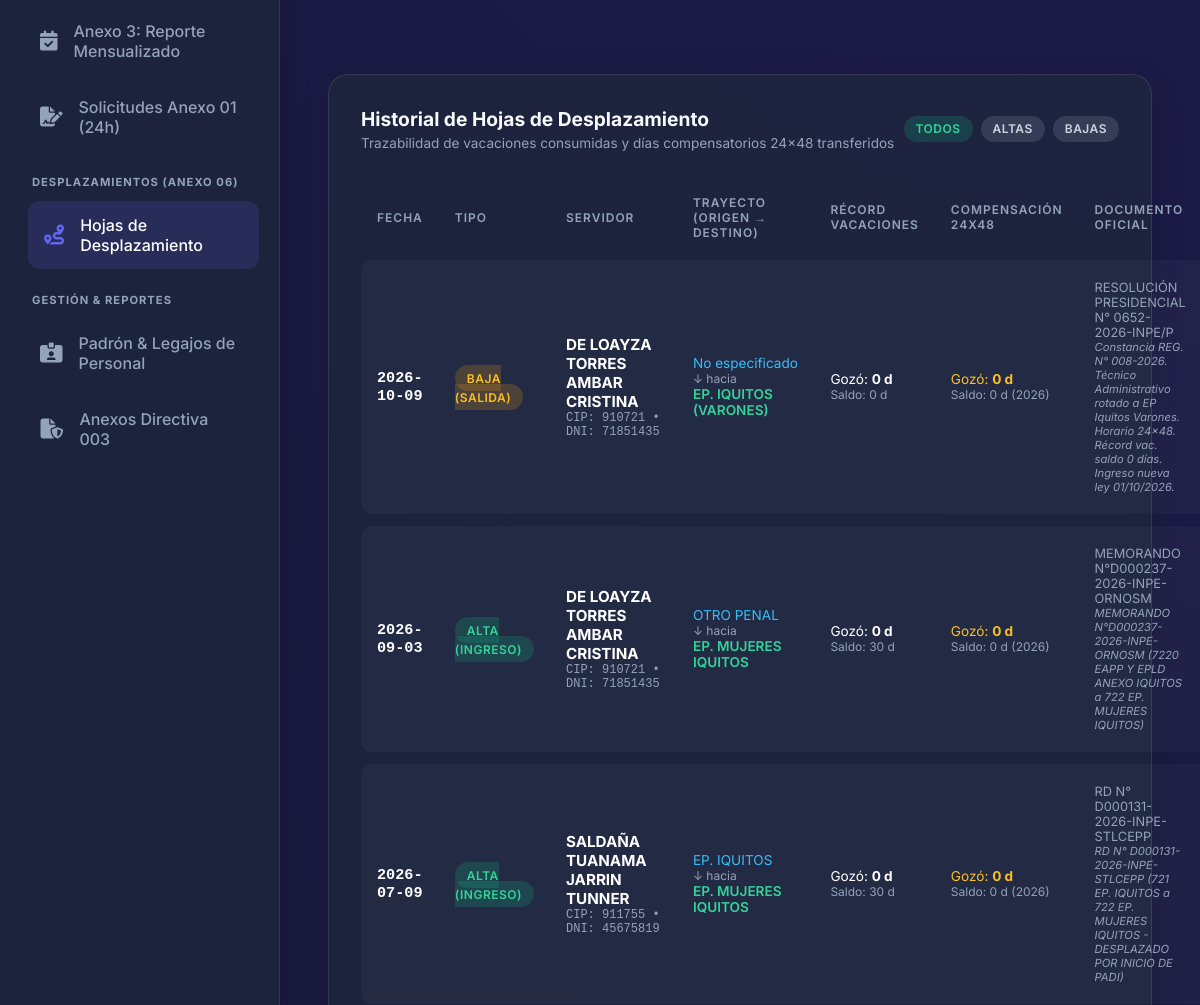
The app's page /desplazamientos/ (middle part), older data.
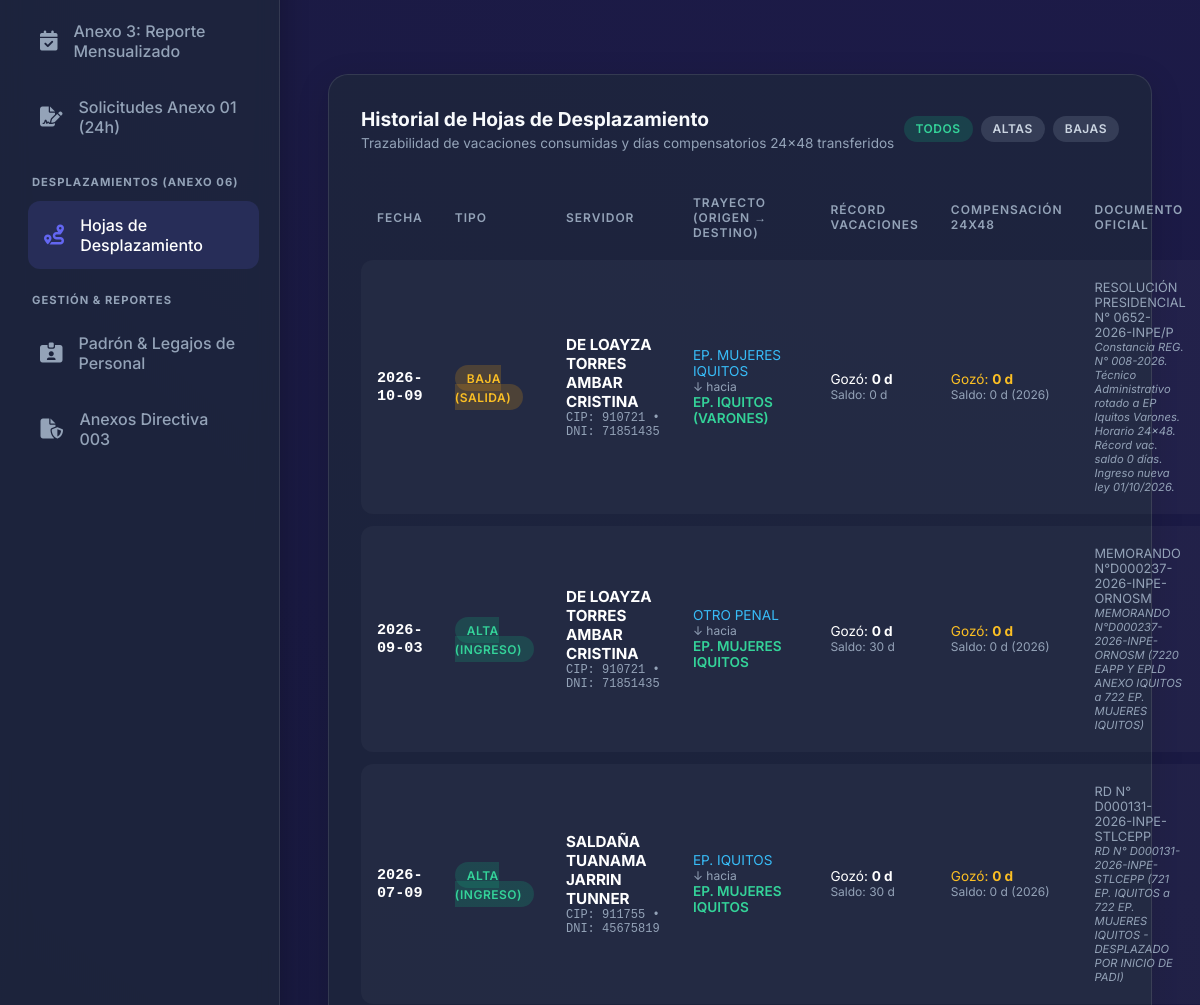
The same page, newer data.
### tables this page shows
CREATE TABLE desplazamientos_personal (
            id_desplazamiento INTEGER PRIMARY KEY AUTOINCREMENT,
            id_empleado INTEGER NOT NULL,
            tipo_movimiento TEXT NOT NULL CHECK(tipo_movimiento IN ('ALTA_RECEPCION', 'BAJA_SALIDA')),
            
            id_establecimiento_origen INTEGER,
            id_establecimiento_destino INTEGER,
            nombre_origen_ext TEXT,
            nombre_destino_ext TEXT,
            
            fecha_desplazamiento DATE NOT NULL,
            fecha_presentacion_eepp DATE,
            documento_oficial TEXT NOT NULL,
            
            -- Récord Vacacional transferido (Año 2026 / Período)
            vacaciones_periodo TEXT DEFAULT '2025-2026',
            vacaciones_gozadas_origen INTEGER DEFAULT 0,
            vacaciones_saldo_origen INTEGER DEFAULT 30,
            
            -- Récord de Compensación 24x48 (Año Fiscal 2026)
            comp_anio_fiscal INTEGER DEFAULT 2026,
            comp_ganadas_origen INTEGER DEFAULT 0,
            comp_gozadas_origen INTEGER DEFAULT 0,
            comp_saldo_origen INTEGER DEFAULT 0,
            
            observaciones TEXT,
            estado TEXT DEFAULT 'REGISTRADO',
            created_at TIMESTAMP DEFAULT CURRENT_TIMESTAMP, numero_constancia_oficial VARCHAR(100),
            FOREIGN KEY (id_empleado) REFERENCES empleados(id_empleado)
        );

CREATE TABLE empleados (
    id_empleado INTEGER PRIMARY KEY AUTOINCREMENT,
    codigo_servidor VARCHAR(20) UNIQUE NOT NULL, -- Ej: '099132', '103097'
    dni VARCHAR(15) UNIQUE,                      -- DNI (8 dígitos)
    apellidos_nombres VARCHAR(200) NOT NULL,
    created_at TIMESTAMP DEFAULT CURRENT_TIMESTAMP
, grupo_guardia_default INTEGER DEFAULT 1, sexo TEXT, fecha_nacimiento DATE, correo TEXT, id_regimen INTEGER, regimen_nombre TEXT, nivel TEXT, cargo_estructural TEXT, estado_laboral TEXT, modalidad_laboral TEXT, direccion_oficina TEXT, jefatura_area TEXT, cargo_funcion TEXT, area_clasificacion TEXT, horario_laboral TEXT, fecha_ingreso_eepp DATE, resolucion_documento TEXT, observaciones TEXT, fecha_ingreso_inpe DATE);

### app/modules/desplazamientos/router.py (the view)
@router.get("", response_class=HTMLResponse)
@router.get("/", response_class=HTMLResponse)
async def ver_desplazamientos(request: Request, tipo: str = None):
    movimientos = DesplazamientoRepository.listar_desplazamientos(tipo)
    total_altas = sum(1 for m in movimientos if m["tipo_movimiento"] == "ALTA_RECEPCION")
    total_bajas = sum(1 for m in movimientos if m["tipo_movimiento"] == "BAJA_SALIDA")
    return templates.TemplateResponse(
        request=request,
        name="desplazamientos/lista.html",
        context={
            "movimientos": movimientos,
            "tipo_filtro": tipo,
            "total_altas": total_altas,
            "total_bajas": total_bajas,
            "total_movimientos": len(movimientos)
        }
    )

### app/templates/desplazamientos/lista.html (shortened to what the changed rows need)
{% extends "base.html" %}
{% block content %}
<div style="display: flex; flex-direction: column; gap: 2rem;">
    <div class="table-container">
        {% if movimientos|length == 0 %}
        <div style="padding: 3rem 1rem; text-align: center; color: var(--text-muted);">
            <i class="fa-solid fa-folder-open" style="font-size: 3rem; margin-bottom: 1rem; opacity: 0.4;"></i>
            <p>No se encontraron movimientos registrados en este criterio.</p>
        </div>
        {% else %}
        <table class="data-table">
            <thead>
                <tr>
                    <th>Fecha</th>
                    <th>Tipo</th>
                    <th>Servidor</th>
                    <th>Trayecto (Origen &rarr; Destino)</th>
                    <th>Récord Vacaciones</th>
                    <th>Compensación 24x48</th>
                    <th>Documento Oficial</th>
                </tr>
            </thead>
            <tbody>
                {% for m in movimientos %}
                <tr>
                    <td style="font-family: monospace; font-weight: 600; color: #fff;">{{ m.fecha_desplazamiento }}</td>
                    <td>
                        {% if m.tipo_movimiento == 'ALTA_RECEPCION' %}
                        <span class="badge badge-success">ALTA (INGRESO)</span>
                        {% else %}
                        <span class="badge badge-warning">BAJA (SALIDA)</span>
                        {% endif %}
                    </td>
                    <td>
                        <div style="font-weight: 700; color: #fff;">{{ m.apellidos_nombres }}</div>
                        <div style="font-size: 0.75rem; color: var(--text-muted); font-family: monospace;">CIP: {{ m.codigo_servidor }} &bull; DNI: {{ m.dni }}</div>
                    </td>
                    <td>
                        <div style="font-size: 0.85rem; color: #38bdf8;">{{ m.establecimiento_origen }}</div>
                        <div style="font-size: 0.75rem; color: var(--text-muted);">&darr; hacia</div>
                        <div style="font-size: 0.85rem; color: #34d399; font-weight: 600;">{{ m.establecimiento_destino }}</div>
                    </td>
                    <td>
                        <div style="font-size: 0.85rem; color: #fff;">Gozó: <strong>{{ m.vacaciones_gozadas_origen }} d</strong></div>
                        <div style="font-size: 0.75rem; color: var(--text-muted);">Saldo: {{ m.vacaciones_saldo_origen }} d</div>
                    </td>
                    <td>
                        <div style="font-size: 0.85rem; color: #fbbf24;">Gozó: <strong>{{ m.comp_gozadas_origen }} d</strong></div>
                        <div style="font-size: 0.75rem; color: var(--text-muted);">Saldo: {{ m.comp_saldo_origen }} d (2026)</div>
                    </td>
                    <td style="font-size: 0.8rem; color: var(--text-muted);">
                        <div>{{ m.documento_oficial }}</div>
                        {% if m.observaciones %}
                        <div style="font-size: 0.7rem; color: #94a3b8; font-style: italic;">{{ m.observaciones }}</div>
                        {% endif %}
                    </td>
                </tr>
                {% endfor %}
            </tbody>
        </table>
        {% endif %}
    </div>
</div>
{% endblock %}

Row changes from the older to the newer data that the page shows:
changed desplazamientos_personal "EP. IQUITOS (VARONES)": establecimiento_origen "No especificado" → "EP. MUJERES IQUITOS"
